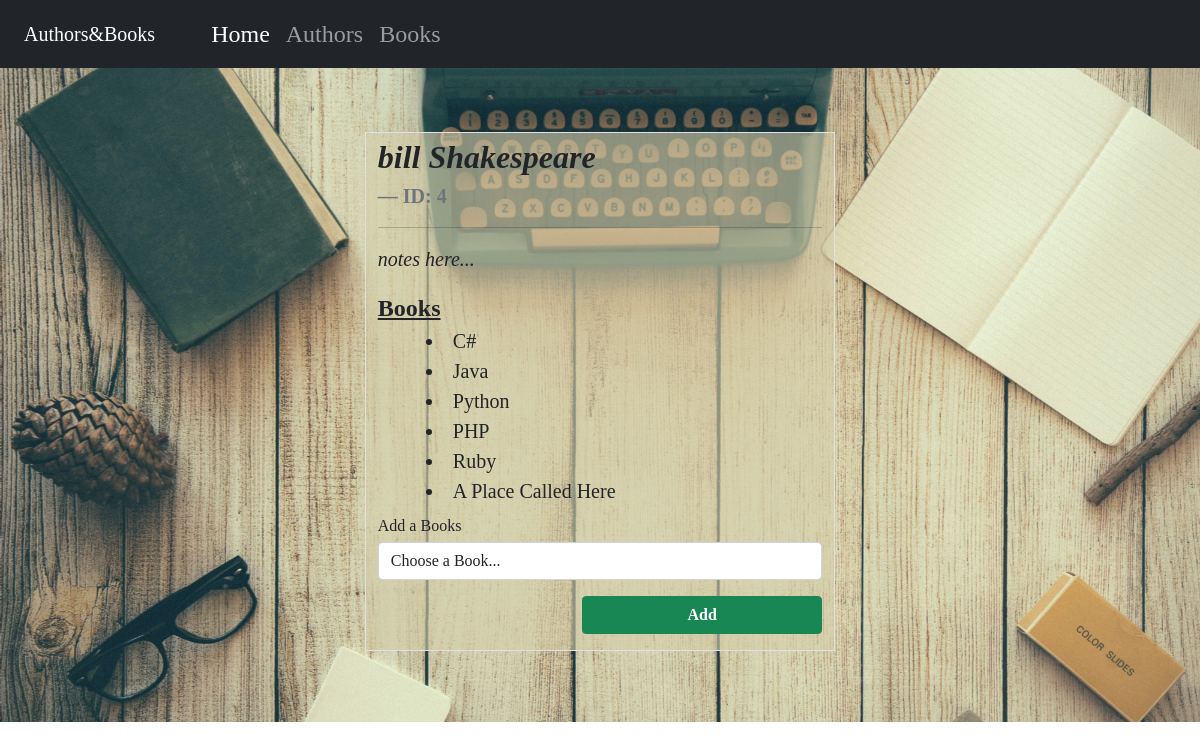
The page /authors/4 on the database its author committed.
### books_authors_app/models.py (models this page shows, shortened)
class Author(models.Model):
    first_name = models.CharField(max_length=45)
    last_name = models.CharField(max_length=45)
    books = models.ManyToManyField(Book, related_name="authors")
    notes = models.TextField(default="notes here...")
    created_at = models.DateTimeField(auto_now_add=True)
    updated_at = models.DateTimeField(auto_now=True)

class Book(models.Model):
    title = models.CharField(max_length=255)
    desc = models.TextField()
    created_at = models.DateTimeField(auto_now_add=True)
    updated_at = models.DateTimeField(auto_now=True)

### books_authors_app/views.py (the view)
# urls.py: path("authors/<a_id>", views.author_view),
def author_view(request, a_id):
    authors = Author.objects.get(id=a_id)
    books = Book.objects.all()
    context = {"authors": authors, "books": books}
    return render(request, "authorview.html", context)

### books_authors_app/templates/authorview.html (shortened to what this page needs)
<!DOCTYPE html>
<html lang="en">
  <head>
    <link href="https://cdn.jsdelivr.net/npm/bootstrap@5.0.2/dist/css/bootstrap.min.css" rel="stylesheet"
>
    {% load static %}
    <link rel="stylesheet" href="{% static 'css/style_view.css' %}">
  </head>
  <body>
    <nav class="navbar navbar-expand-lg navbar-dark bg-dark navbar-fixed-top">
      <a class="navbar-brand ps-4 me-5">Authors&Books</a>
      <div class="collapse navbar-collapse" id="navbarNavAltMarkup">
        <div class="navbar-nav">
          <a class="nav-item nav-link active" href="/">Home</a>
          <a class="nav-item nav-link" href="/author">Authors</a>
          <a class="nav-item nav-link" href="/book">Books</a>
        </div>
      </div>
    </nav>
    <div class="container-fluid">
      <div class="row inline-block contenedor">
        <div class="col border">
          <figure class="text-start">
            <blockquote class="blockquote fs-2 fw-bold fst-italic text-dark">{{authors.first_name}} {{authors.last_name}}</blockquote>
            <figcaption class="blockquote-footer fs-5 fw-bold text-secondary">ID: {{authors.id}} </figcaption>
            <hr  class="text-dark fw-bold">
          </figure>
          <p class="fs-5 fst-italic text-dark">{{authors.notes}}</p>
          <div class="fs-4 text-dark mb-2"><span class="fw-bold "><u>Books</u></span>
            {% for book in authors.books.all %}
              <li class="fs-5 text-start ms-5 text-dark">{{book.title}}</li>
            {% endfor %}
          </div>
          <form method="POST" action="/add_book_to_author" class="new">
            <label for="book_list" class="text-secundary"> Add a Books</label>
            <select class="form-control mt-1 col-4" id='book_list' name='book_id' required>
              <option selected>Choose a Book...</option>
            </select>
            <button type="submit" class="btn btn-success fw-bold text-center" id="btn_enviar">Add</button>
          </form>
        </div>
      </div>
    </div>
  </body>
</html>

### books_authors_app/static/css/style_view.css (style rules this page uses)
.navbar { font-family: "Times New Roman", Times, serif; font-size: 1.5rem; }
.container-fluid { margin: 0 auto; background-image: url("../img/bg7.jpg"); background-size: cover; background-position: center; display: inline-block; height: 654px; font-family: "Times New Roman", Times, serif; }
.contenedor { background: rgb(214, 207, 170, 0.6); margin: 0 auto; margin-top: 4rem; width: 40%; height: fit-content; }
.btn { width: 15rem; margin: 1rem 0; float: right; }

### rows shown on the page
Author: first_name "bill", last_name "Shakespeare", id "4", notes "notes here..."
Book: title "C#"
Book: title "Java"
Book: title "Python"
Book: title "PHP"
Book: title "Ruby"
Book: title "A Place Called Here"
